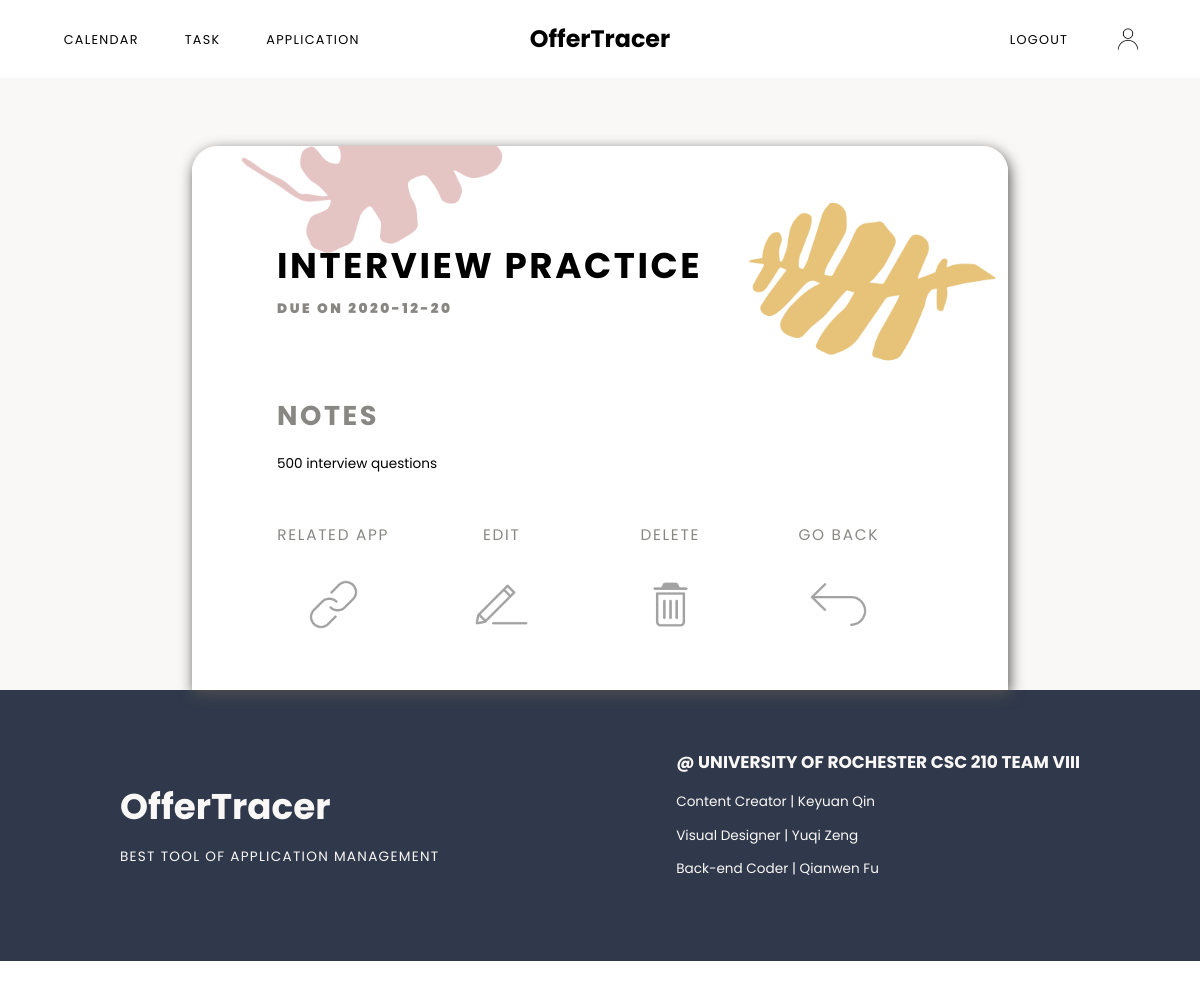
Page /task_single/1 (signed in) on the committed database.
### models.py (models this page shows, shortened)
class Task(db.Model):
	id = db.Column(db.Integer, primary_key=True)
	item = db.Column(db.String(100), nullable=False) #title of this task
	notes = db.Column(db.Text)
	due = db.Column(db.DateTime)
	complete = db.Column(db.Boolean(False), nullable=False)
	job_id = db.Column(db.Integer, db.ForeignKey('job.id'))
	user_id = db.Column(db.Integer, db.ForeignKey('user.id'))

### main.py (the view)
@main.route('/task_single/<int:task_id>')
@login_required
def task_single(task_id):
	task = Task.query.get_or_404(task_id)
	return render_template('task-single.html', task=task)

### app.py (called while the page is built)
@login_manager.user_loader
def load_user(user_id):
	return User.query.get(int(user_id))

### templates/task-single.html
{% extends "baseLogged.html" %}
{% block content %}
<div class="taskContainer sectionContainer">
	<div class="todolist">
		<h1>{{task.item}}<br><span class="taskTitleSpan">Due on {{task.due.strftime("%Y-%m-%d")}}</span></h1>
		<div class="taskDetails">
			<div class="taskNotes">
				<h2>Notes</h2>
				<p>{{task.notes}}</p>
			</div>
			<div class="taskDetailAction">
				<div class="taskDetailActTitle taskDetailAct">
					{% if task.job_id %}
					<p class="complete">Related App</p>
					{% endif %}
					<p class="complete">Edit</p>
					<p class="complete">Delete</p>
					<p class="complete">Go Back</p>
				</div>
				<div class="taskDetailAct">
					{% if task.job_id %}
						<button class="rappButton" onclick="window.location.href='{{url_for('main.job_single', job_id=task.job_id)}}';"></button>
					{% endif %}
					<button class="dEdit" onclick="window.location.href='{{url_for('main.task_update', task_id=task.id)}}';"></button>
					<button class="dDelte" onclick="window.location.href='{{url_for('main.task_delete', task_id=task.id)}}';"></button>
					<button class="dBack" onclick="window.location.href='{{url_for('main.task')}}';"></button>
				</div>
			</div>
		</div>
	</div>
</div>
{% endblock %}

### static/css/styles.css (style rules this page uses)
html, body, .container { margin: 0; height: 100%; }
.sectionContainer { margin: 0 auto; width: 100%; align-self: center; display: flex; flex-wrap: wrap; justify-content: center; }
@media (max-width: 1350px) { html { zoom: 90%; } }
@media (max-width: 1250px) { html { zoom: 85%; } }

### static/css/calendar.css (style rules this page uses)
*, *:before, *:after { -moz-box-sizing: border-box; -webkit-box-sizing: border-box; box-sizing: border-box; }

### static/css/task.css (style rules this page uses)
.taskContainer { background-color: #faf8f6; min-height: 90%; }
.todolist { border-top-left-radius: 30px; border-top-right-radius: 30px; width: 960px; margin-top: 80px; background-color: white; font-family: 'Poppins', sans-serif; -webkit-box-shadow: 2px 5px 16px 0px #4f4f4f, 5px 5px 15px 5px rgba(0,0,0,0); box-shadow: 2px 5px 16px 0px #4f4f4f, 5px 5px 15px 5px rgba(0,0,0,0); }
.todolist h1 { border-top-left-radius: 30px; border-top-right-radius: 30px; margin-top: 0px; padding-top: 120px; padding-bottom: 50px; background-image: url(../images/taskback.png); background-repeat: no-repeat; background-position: 50% 90%; background-size: cover; padding-left: 100px; font-size: 42px; letter-spacing: 3px; text-transform: uppercase; line-height: 42px; }
.taskContainer h2 { margin-top: 30px; padding-left: 100px; font-size: 32px; letter-spacing: 3px; text-transform: uppercase; color: #888783; margin-bottom: 20px; }
.complete { text-align: center; }
.taskTitleSpan { font-size: 16px; color: #888783; font-weight: bolder; }
.taskNotes p { padding-left: 100px; padding-right: 100px; }
.taskNotes { margin-bottom: 40px; }
.taskDetailAction { padding-left: 67px; padding-right: 100px; }
.taskDetailAct { display: grid; grid-template-columns: 1fr 1fr 1fr 1fr; }
.taskDetailActTitle p { text-transform: uppercase; font-size: 18px; color: #888783; letter-spacing: 2px; }
.rappButton { margin: 0 auto; outline: none; border: none; background-color: transparent; width: 100px; height: 100px; background-image: url(../images/relate.png); background-repeat: no-repeat; background-position: center; background-size: contain; cursor: pointer; }
.dEdit { margin: 0 auto; outline: none; border: none; background-color: transparent; width: 100px; height: 100px; background-image: url(../images/edit.png); background-repeat: no-repeat; background-position: center; background-size: contain; cursor: pointer; }
.dDelte { margin: 0 auto; outline: none; border: none; background-color: transparent; width: 100px; height: 100px; background-image: url(../images/delete.png); background-repeat: no-repeat; background-position: center; background-size: contain; cursor: pointer; }
.dBack { margin: 0 auto; outline: none; border: none; background-color: transparent; width: 100px; height: 100px; background-image: url(../images/back.png); background-repeat: no-repeat; background-position: center; background-size: contain; cursor: pointer; }

### rows in the picture
Task: item "INTERVIEW PRACTICE", due "2020-12-20", notes "500 interview questions"
